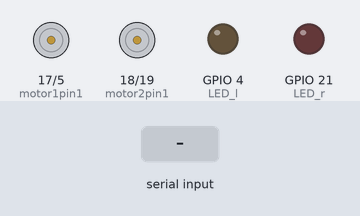
Bench run of a sketch on a simulated ESP32. Shown: motor-driver pin pairs drawn as motors (green arrow = first pin HIGH = forward, orange = second pin HIGH = backward, longer = more drive, scaled by the enable pin), output pins drawn as LEDs (lit = HIGH). Inputs (shaded band) come from the test bench. Nothing arrives over Bluetooth unless stated; what the sketch prints to the serial monitor is not drawn.

Above: at 5.8 s.
5.9 s: "l" received over the second serial link
At 8.6 s:
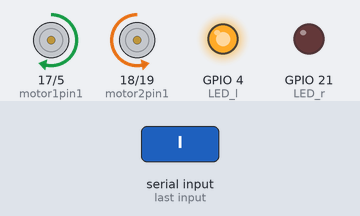
9.2 s: "g" received over the second serial link
At 9.6 s:
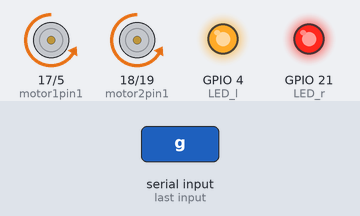
12.7 s: "s" received over the second serial link
At 15.6 s:
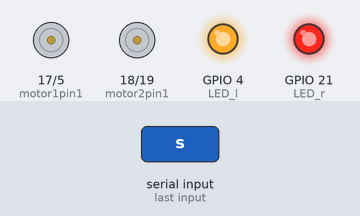
17.7 s: "r" received over the second serial link
At 19.7 s:
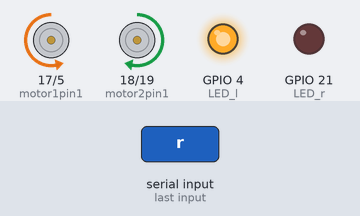
Timing chart, 0 to 23.3 s (numbered marks = the images above; inputs shaded):
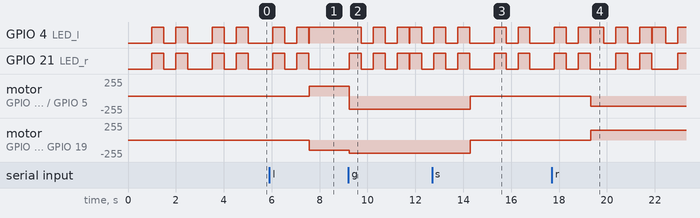

Measured:
- after the input at 5.9 s, GPIO 21 (LED_r): goes on until 7.5 s, then stays LOW; motor on GPIO 17 (motor1pin1) / GPIO 5 (motor1pin2): stopped → forward 150/255 after 1.7 s; motor on GPIO 18 (motor2pin1) / GPIO 19 (motor2pin2): stopped → backward 150/255 after 1.7 s
- after the input at 9.2 s, GPIO 4 (LED_l): goes LOW 0.50 s, HIGH 0.50 s, LOW 0.50 s, HIGH 0.50 s, LOW 0.02 s, HIGH 0.50 s, then LOW, starting after 0.54 s; GPIO 21 (LED_r): LOW → HIGH at once, → LOW 0.50 s later, → HIGH 0.50 s later, → LOW 0.50 s later, … (8 changes in this stretch)
- after the input at 12.7 s, motor on GPIO 17 (motor1pin1) / GPIO 5 (motor1pin2), motor on GPIO 18 (motor2pin1) / GPIO 19 (motor2pin2): backward 200/255 → stopped after 1.6 s
- after the input at 17.7 s, motor on GPIO 17 (motor1pin1) / GPIO 5 (motor1pin2): stopped → backward 150/255 after 1.6 s; motor on GPIO 18 (motor2pin1) / GPIO 19 (motor2pin2): stopped → forward 150/255 after 1.6 s

The sketch:

motorTreiber.ino
```cpp
#include <Arduino.h>

// ESP32 Pinout
int LED_l = 4;
int LED_r = 21;


int ENA = 22;
int ENB = 23;
int motor1pin1 = 17;
int motor1pin2 = 5;
int motor2pin1 = 18;
int motor2pin2 = 19;

char temp;

#include "BluetoothSerial.h"

#if !defined(CONFIG_BT_ENABLED) || !defined(CONFIG_BLUEDROID_ENABLED)
#error Bluetooth is not enabled! Please run `make menuconfig` to and enable it
#endif

BluetoothSerial SerialBT;


void setup() {
  // put your setup code here, to run once:
  pinMode(LED_l, OUTPUT);
  pinMode(LED_r, OUTPUT);

  pinMode(motor1pin1, OUTPUT);
  pinMode(motor1pin2, OUTPUT);
  pinMode(motor2pin1,   OUTPUT);
  pinMode(motor2pin2, OUTPUT);

  pinMode(ENA,   OUTPUT);
  pinMode(ENB, OUTPUT);


  Serial.begin(115200);
  SerialBT.begin("ESP32test"); //Bluetooth device name
  Serial.println("The device started, now you can pair it with bluetooth!");

}

void loop() {
  // put your main code here, to run repeatedly:

  //Controlling speed (0   = off and 255 = max speed):

  //analogWrite(ENA, 200); //ENA pin
  //analogWrite(ENB, 200); //ENB pin


  if (SerialBT.available()) {
    temp = SerialBT.read();
    Serial.write(temp);
  }

  if ( temp == 'g')
  {

    analogWrite(ENA, 200); //ENA pin
    analogWrite(ENB, 200); //ENB pin

    digitalWrite(motor1pin1, LOW);
    digitalWrite(motor1pin2, HIGH);

    digitalWrite(motor2pin1, LOW);
    digitalWrite(motor2pin2, HIGH);

    digitalWrite(LED_l, HIGH);
    digitalWrite(LED_r, HIGH);
  }

  if ( temp == 's')
  {
    analogWrite(ENA, 200); //ENA pin
    analogWrite(ENB, 200); //ENB pin

    digitalWrite(motor1pin1, LOW);
    digitalWrite(motor1pin2, LOW);

    digitalWrite(motor2pin1, LOW);
    digitalWrite(motor2pin2, LOW);

    temp = 'x';
  }

  if ( temp == 'r')
  {

    analogWrite(ENA, 150); //ENA pin
    analogWrite(ENB, 150); //ENB pin

    digitalWrite(motor1pin1, LOW);
    digitalWrite(motor1pin2, HIGH);

    digitalWrite(motor2pin1, HIGH);
    digitalWrite(motor2pin2, LOW);

    digitalWrite(LED_l, HIGH);

    delay(50);
  }
  if ( temp == 'l')
  {
    analogWrite(ENA, 150); //ENA pin
    analogWrite(ENB, 150); //ENB pin

    digitalWrite(motor1pin1, HIGH);
    digitalWrite(motor1pin2, LOW);

    digitalWrite(motor2pin1, LOW);
    digitalWrite(motor2pin2, HIGH);

    digitalWrite(LED_l, HIGH);

    delay(50);
  }
  else
  {
    delay(500);

    digitalWrite(LED_l, LOW);
    digitalWrite(LED_r, LOW);

    delay(500);

    digitalWrite(LED_l, HIGH);
    digitalWrite(LED_r, HIGH);

    delay(500);

    digitalWrite(LED_l, LOW);
    digitalWrite(LED_r, LOW);

    delay(500);

    digitalWrite(LED_l, HIGH);
    digitalWrite(LED_r, HIGH);

    delay(500);

    digitalWrite(LED_l, LOW);
    digitalWrite(LED_r, LOW);
  }


  delay(20);
}

/*
  if (Serial.available()) {
  SerialBT.write(Serial.read());
  }
  if (SerialBT.available()) {
  Serial.write(SerialBT.read());
  }
*/

/*


  digitalWrite(motor1pin1, HIGH);
  digitalWrite(motor1pin2, LOW);

  digitalWrite(motor2pin1, HIGH);
   digitalWrite(motor2pin2, LOW);
  delay(3000);

  digitalWrite(motor1pin1,   LOW);
  digitalWrite(motor1pin2, LOW);

  digitalWrite(motor2pin1, LOW);
   digitalWrite(motor2pin2, LOW);
  delay(3000);

*/
```
